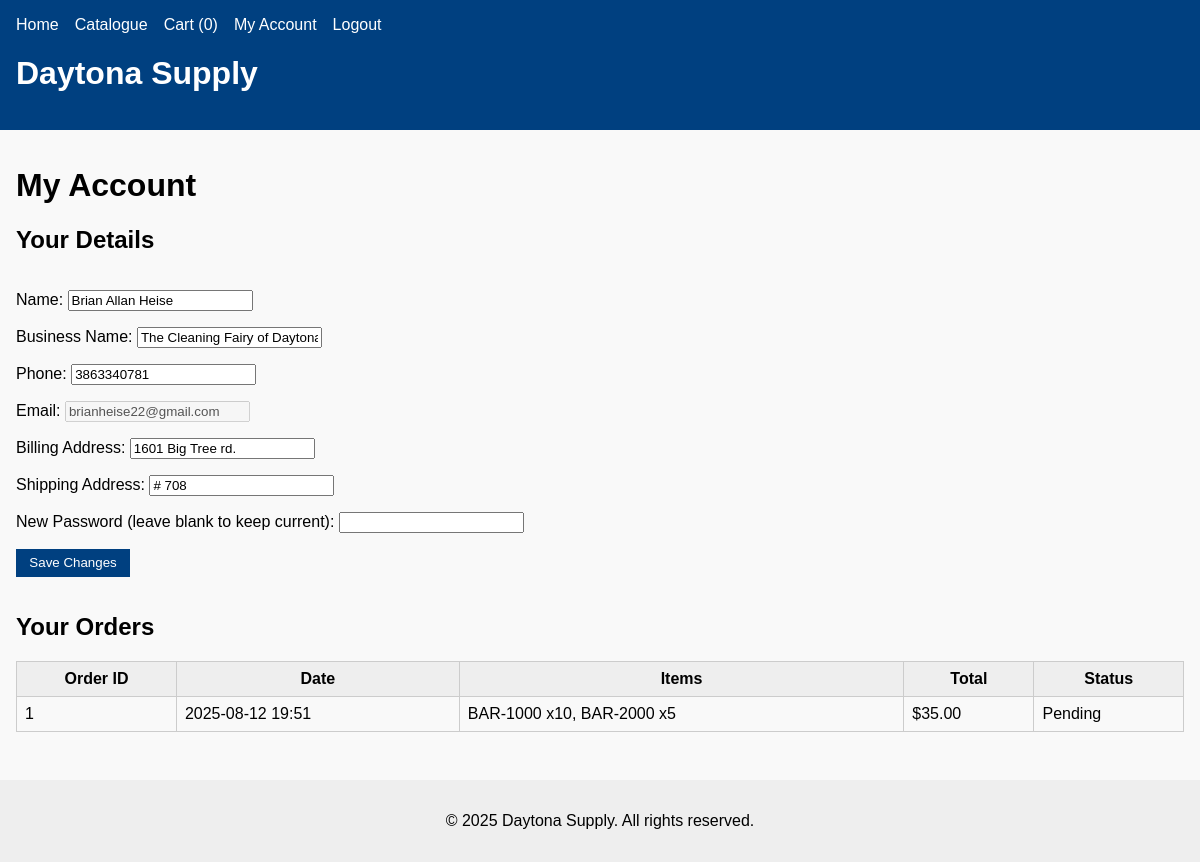
Before: /account.php (signed in) with the older database file.
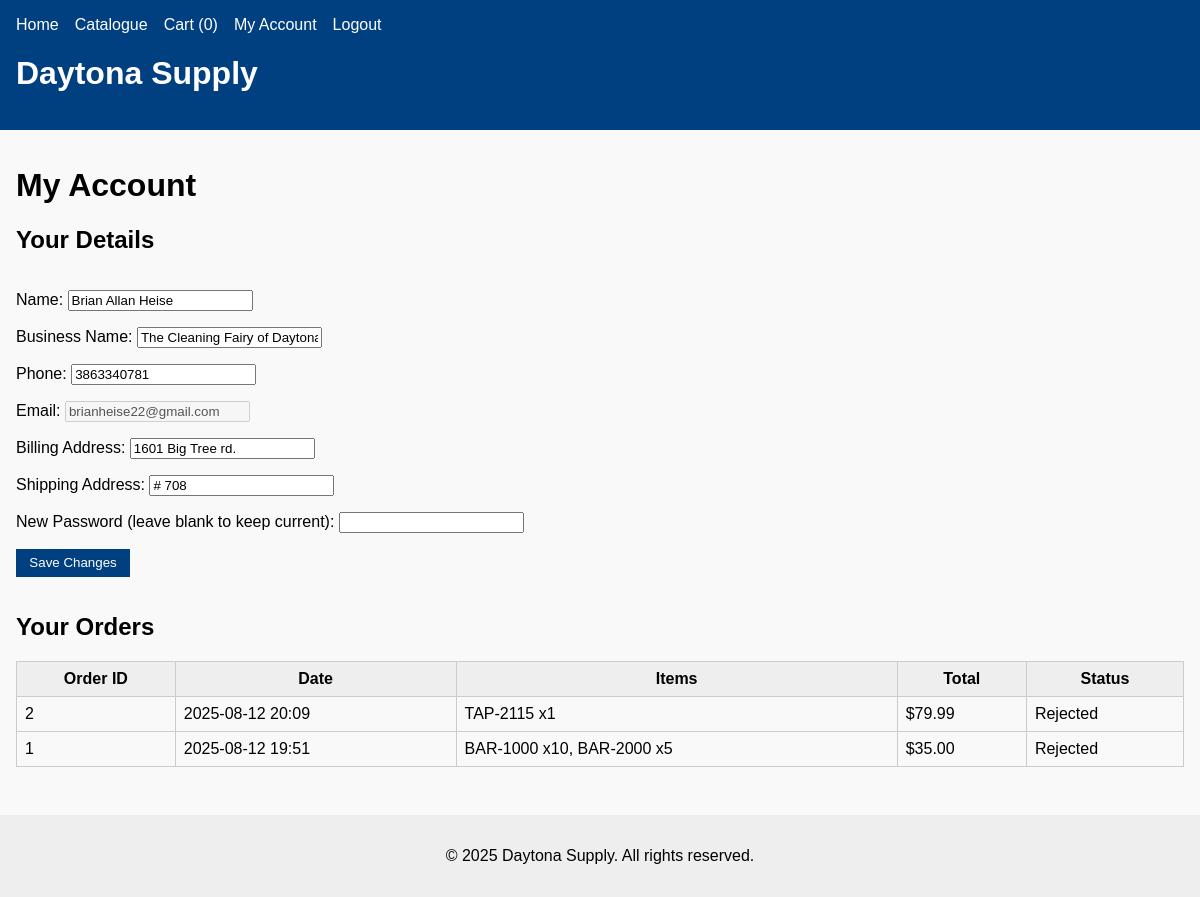
After: the same page with the newer database file.
### tables this page shows
CREATE TABLE orders (
        id INTEGER PRIMARY KEY AUTOINCREMENT,
        customer_id INTEGER NOT NULL,
        status TEXT NOT NULL,
        total REAL NOT NULL,
        created_at TEXT NOT NULL,
        FOREIGN KEY(customer_id) REFERENCES customers(id)
    );

### includes/functions.php (called while the page is built, shortened)
<?php
function getProductById(int $id): ?array
{
    $db = getDb();
    $stmt = $db->prepare('SELECT * FROM products WHERE id = :id');
    $stmt->execute([':id' => $id]);
    $prod = $stmt->fetch(PDO::FETCH_ASSOC);
    return $prod ?: null;
}
function getOrdersByCustomer(int $customerId): array
{
    $db = getDb();
    $stmt = $db->prepare('SELECT * FROM orders WHERE customer_id = :customer_id ORDER BY created_at DESC');
    $stmt->execute([':customer_id' => $customerId]);
    return $stmt->fetchAll(PDO::FETCH_ASSOC);
}
function getOrderItems(int $orderId): array
{
    $db = getDb();
    $stmt = $db->prepare('SELECT * FROM order_items WHERE order_id = :order_id');
    $stmt->execute([':order_id' => $orderId]);
    return $stmt->fetchAll(PDO::FETCH_ASSOC);
}

### account.php (the view, shortened to what this page needs)
<?php
require_once __DIR__ . '/includes/functions.php';
$customer = $_SESSION['customer'];
$orders = getOrdersByCustomer((int)$customer['id']);
include __DIR__ . '/includes/header.php';
?>
<h1>My Account</h1>
<h2>Your Details</h2>
<form method="post" action="account.php">
    <p>Name: <input type="text" name="name" value="<?= htmlspecialchars($customer['name']) ?>" required></p>
    <p>Business Name: <input type="text" name="business_name" value="<?= htmlspecialchars($customer['business_name']) ?>"></p>
    <p>Phone: <input type="text" name="phone" value="<?= htmlspecialchars($customer['phone']) ?>"></p>
    <p>Email: <input type="email" value="<?= htmlspecialchars($customer['email']) ?>" disabled></p>
    <p>Billing Address: <input type="text" name="billing_address" value="<?= htmlspecialchars($customer['billing_address']) ?>"></p>
    <p>Shipping Address: <input type="text" name="shipping_address" value="<?= htmlspecialchars($customer['shipping_address']) ?>"></p>
    <p>New Password (leave blank to keep current): <input type="password" name="password"></p>
    <p><button type="submit">Save Changes</button></p>
</form>
<h2>Your Orders</h2>
<?php if (!empty($orders)): ?>
    <table class="account-table">
        <tr><th>Order ID</th><th>Date</th><th>Items</th><th>Total</th><th>Status</th></tr>
        <?php foreach ($orders as $order): ?>
            <?php
                $items = getOrderItems((int)$order['id']);
                $desc = [];
                foreach ($items as $item) {
                    $prod = getProductById((int)$item['product_id']);
                    if ($prod) {
                        $desc[] = htmlspecialchars($prod['name']) . ' x' . (int)$item['quantity'];
                    }
                }
            ?>
            <tr>
                <td><?= $order['id']; ?></td>
                <td><?= htmlspecialchars(date('Y-m-d H:i', strtotime($order['created_at']))); ?></td>
                <td><?= implode(', ', $desc); ?></td>
                <td>$<?= number_format($order['total'], 2); ?></td>
                <td><?= htmlspecialchars($order['status']); ?></td>
            </tr>
        <?php endforeach; ?>
    </table>
<?php else: ?>
    <p>You have not placed any orders.</p>
<?php endif; ?>
<?php include __DIR__ . '/includes/footer.php'; ?>

### includes/header.php (shortened to what this page needs)
<?php
$cartCount = 0;
$loggedIn = isset($_SESSION['customer']);
?>
<!DOCTYPE html>
<html lang="en">
<head>
    <link rel="stylesheet" href="/assets/styles.css">
</head>
<body>
<header>
    <nav>
        <ul class="nav">
            <li><a href="/index.php">Home</a></li>
            <li><a href="/catalogue.php">Catalogue</a></li>
            <li><a href="/cart.php">Cart (<?php echo $cartCount; ?>)</a></li>
            <?php if ($loggedIn): ?>
                <li><a href="/account.php">My Account</a></li>
                <li><a href="/logout.php">Logout</a></li>
            <?php else: ?>
                <li><a href="/signup.php">Sign Up</a></li>
                <li><a href="/login.php">Login</a></li>
            <?php endif; ?>
        </ul>
    </nav>
    <h1 class="site-title">Daytona Supply</h1>
</header>
<main>

### includes/footer.php (shortened to what this page needs)
</main>
<footer>
    <p>&copy; <?php echo date('Y'); ?> Daytona Supply. All rights reserved.</p>
</footer>
</body>
</html>

### assets/styles.css (style rules this page uses)
body { font-family: Arial, sans-serif; margin: 0; padding: 0; background: #f9f9f9; }
header { background: #004080; color: white; padding: 1em; }
header .nav { list-style: none; margin: 0; padding: 0; display: flex; gap: 1em; }
header .nav a { color: white; text-decoration: none; }
main { padding: 1em; }
table { width: 100%; border-collapse: collapse; }
table th, table td { border: 1px solid #ccc; padding: 0.5em; }
table th { background: #eee; }
form { display: inline-block; }
button { padding: 0.5em 1em; background: #004080; color: white; border: none; cursor: pointer; }
footer { text-align: center; padding: 1em; background: #eee; margin-top: 2em; }

Changed rows visible on the page:
added orders: id "2", created_at "2025-08-12 20:09", desc "TAP-2115 x1", total "79.99", status "Rejected"
changed orders id 1: status "Pending" → "Rejected"
